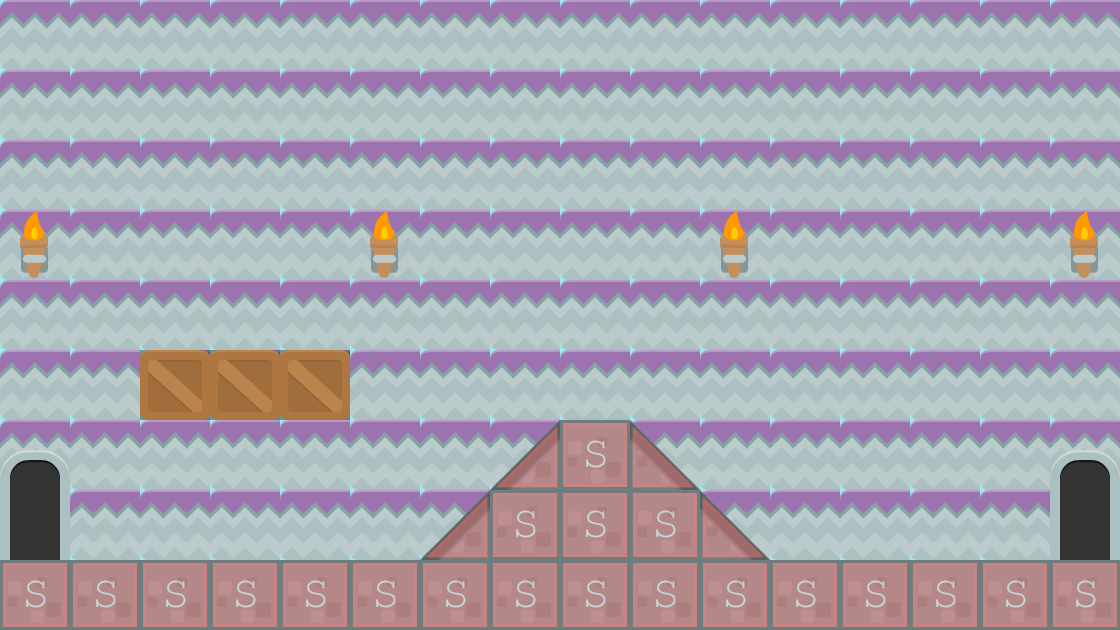

This is a level from a 2D game, rendered from its Tiled map with the project's own tilesets. A one-line summary and the map file follow, with tile-layer data summarised:
An orthogonal 16x9 tile map with 70x70 px tiles, 6 tile layers (background4, background3, backgrorund2, background, ...), 2 tilesets and 4 objects (2x BadGuy).

<map version="1.0" orientation="orthogonal" renderorder="right-down" width="16" height="9" tilewidth="70" tileheight="70" backgroundcolor="#ff0000">
 <tileset firstgid="1" name="background" tilewidth="70" tileheight="70">
  <image source="../img/background-tiles.png" width="910" height="910" />
 </tileset>
 <tileset firstgid="170" name="meta-tiles" tilewidth="70" tileheight="70">
  <image source="../img/meta-tiles.png" width="350" height="70" />
  <tile id="1">
   <properties>
    <property name="type" value="lslope" />
   </properties>
  </tile>
  <tile id="3">
   <properties>
    <property name="type" value="rslope" />
   </properties>
  </tile>
  <tile id="4">
   <properties>
    <property name="type" value="solid" />
   </properties>
  </tile>
 </tileset>
 <layer name="background4" width="16" height="9">
  <data>[144 cells, 144 non-empty, 1 distinct tile ids]</data>
 </layer>
 <layer name="background3" width="16" height="9">
  <data>[144 cells, 144 non-empty, 1 distinct tile ids]</data>
 </layer>
 <layer name="backgrorund2" width="16" height="9">
  <data>[144 cells, 0 non-empty, 0 distinct tile ids]</data>
 </layer>
 <layer name="background" width="16" height="9">
  <data>[144 cells, 32 non-empty, 6 distinct tile ids]</data>
 </layer>
 <layer name="collision" width="16" height="9" opacity="0.35">
  <data>[144 cells, 29 non-empty, 4 distinct tile ids]</data>
 </layer>
 <layer name="forground 1" width="16" height="9">
  <data>[144 cells, 3 non-empty, 1 distinct tile ids]</data>
 </layer>
 <objectgroup name="EnemyEntities">
  <object name="BadGuy" x="778" y="490" width="272" height="70" />
  <object name="BadGuy" x="102" y="490" width="182" height="66" />
  <object x="908" y="528" height="94" />
  <object x="706" y="674" />
 </objectgroup>
</map>
